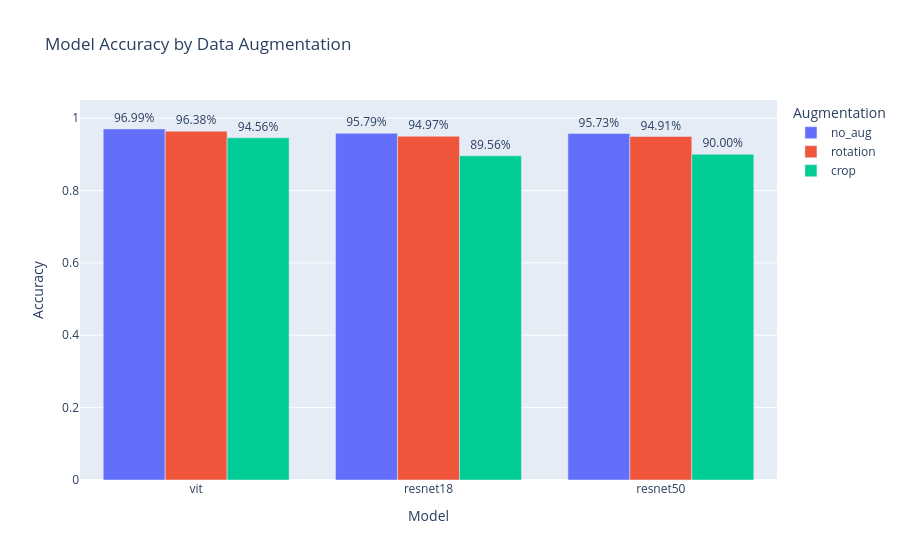

Source (notebook cell):
### Markdown cell above
## Model Inspection

### Model Introduction

In our project, we want to investigate the behavior of 3 different models.

**ResNet-18**

ResNet-18 (~11.2M parameters) is an 18-layer residual network built using 8 standard 2-layer BasicBlock modules ($[2, 2, 2, 2]$). We used a pretrained instance from the official MedMNIST paper. They reported an AUC of 0.998 and an accuracy of 0.958 on the test set. 

**ResNet-50**

ResNet-50 (~23.5M parameters) is a deeper 50-layer network built using 16 3-layer Bottleneck modules ($[3, 4, 6, 3]$) that project channels down and expand them by a factor of 4. We also use a pretrained instance from the official publication, reporting an AUC of 0.997 and accuracy 0.956 on the test set.

**ViT**

The Vision Transformer we use is a fine-tuned version of google/vit-base-patch16-224 on the medmnist-v2 dataset with ~85.8M parameters. The publisher reports an accuracy of 0.9699 on the test set.

### Sensitivity to Data Augmentation

**Our Hypotheses**
1. **Approximate invariance to rotation:** Since the blood cells in the images do not have a natural orientation, the models are desired to be invariant to rotation. We expect the models to be invariant to rotation by mulitples of 90°, as we do not need padding for these rotations. Neither have the models an explicit rotation invariant architecture nor were they trained on rotated samples, but we suspect that the models are approximately invariant to rotation through the nature of the training set.
2. **Susceptible to Cropping:** As we see in the class-mean visualisations, the size of the blood cells is one of the major characteristics that determines the cell type. Since we lose size information when cropping, we expect more mix-up between classes that have similar cell structure but are differentiated by size.

**Augmentations used**
* Random rotations by 90°, 180° or 270° (no cropping or padding needed)
* Random Cropping with crop area scales between 80-100% of the original image and aspect ratio constraint between 0.9 and 1.1.

All models were trained on data without augmentations. We compare the behavior of these models on three variations of the test set: 
1. no augmetations
2. random rotations
3. random cropping

First, we check the change in accuracy with respect to data augmentation.

### Code cell
accuracy_table = pd.DataFrame(index=models, columns=augmentations)

for m in models:
    for aug in augmentations:
        y_pred = test_predictions[m][aug]
        accuracy_table.loc[m, aug] = np.mean(y_pred == test_labels)

accuracy_table = accuracy_table.astype(float)

df_plot = accuracy_table.reset_index().melt(
    id_vars="index",
    var_name="Augmentation",
    value_name="Accuracy"
).rename(columns={"index": "Model"})

fig = px.bar(df_plot,x="Model", y="Accuracy", color="Augmentation", barmode="group", text_auto=".2%", title="Model Accuracy by Data Augmentation")
fig.update_traces(textposition="outside")
fig.update_layout(yaxis_range=[0, 1.05], legend_title="Augmentation")

fig.show()

### Figure 1 — Plotly figure (JSON) as saved in the notebook; plotly's stock layout.template omitted (floating-point values rounded to 4 significant figures)
{"data": [{"alignmentgroup": "True", "hovertemplate": "Augmentation=no_aug<br>Model=%{x}<br>Accuracy=%{y}<extra></extra>", "legendgroup": "no_aug", "marker": {"color": "#636efa", "pattern": {"shape": ""}}, "name": "no_aug", "offsetgroup": "no_aug", "orientation": "v", "showlegend": true, "textposition": "outside", "texttemplate": "%{y:.2%}", "type": "bar", "x": ["vit", "resnet18", "resnet50"], "xaxis": "x", "y": [0.9699, 0.9579, 0.9573], "yaxis": "y"}, {"alignmentgroup": "True", "hovertemplate": "Augmentation=rotation<br>Model=%{x}<br>Accuracy=%{y}<extra></extra>", "legendgroup": "rotation", "marker": {"color": "#EF553B", "pattern": {"shape": ""}}, "name": "rotation", "offsetgroup": "rotation", "orientation": "v", "showlegend": true, "textposition": "outside", "texttemplate": "%{y:.2%}", "type": "bar", "x": ["vit", "resnet18", "resnet50"], "xaxis": "x", "y": [0.9638, 0.9497, 0.9491], "yaxis": "y"}, {"alignmentgroup": "True", "hovertemplate": "Augmentation=crop<br>Model=%{x}<br>Accuracy=%{y}<extra></extra>", "legendgroup": "crop", "marker": {"color": "#00cc96", "pattern": {"shape": ""}}, "name": "crop", "offsetgroup": "crop", "orientation": "v", "showlegend": true, "textposition": "outside", "texttemplate": "%{y:.2%}", "type": "bar", "x": ["vit", "resnet18", "resnet50"], "xaxis": "x", "y": [0.9456, 0.8956, 0.9], "yaxis": "y"}], "layout": {"barmode": "group", "legend": {"title": {"text": "Augmentation"}, "tracegroupgap": 0}, "title": {"text": "Model Accuracy by Data Augmentation"}, "xaxis": {"anchor": "y", "domain": [0, 1], "title": {"text": "Model"}}, "yaxis": {"anchor": "x", "domain": [0, 1], "range": [0, 1.05], "title": {"text": "Accuracy"}}}}
